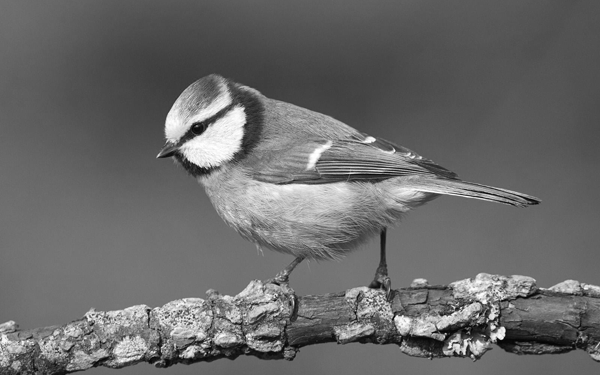
#> input picture TAI2/grayscale.png, 600 x 375 px
$ jupyter execute exo1.ipynb
#> lines starting #> are read from the running program, lines starting #| are printed output that depends on the picture; after the words box and inside, x2 and y2 are one past the last pixel; in counts of white or black regions, pixels touching at a corner belong together
[cell 1]
# !pip install opencv-python

[cell 2]
import cv2
import numpy as np
import matplotlib.pyplot as plt

[cell 3]
# color = 0
# image = cv2.imread("grayscale.png", 0)
# Charger l'image en niveaux de gris
image = cv2.imread("grayscale.png", 0)
#> image is the input picture: shape (375, 600); min 2, max 255, mean 105.3

[cell 4]
plt.imshow(image,cmap="gray")
plt.show()

def histogram(image):
    L=256
    hist= np.zeros(L)
    H = image.shape[0]
#> H = 375
    W = image.shape[1]
#> W = 600
    for i in range(H):
        for j in range(W):
            hist[image[i,j]] += 1
    return hist

[cell 5]
#desiner l'histogramme
L=256
bins=[i for i in range(L)]
plt.figure(figsize=(20,10))
plt.subplot(2,2,1)
plt.title("histogram")
plt.bar(bins,histogram(image))
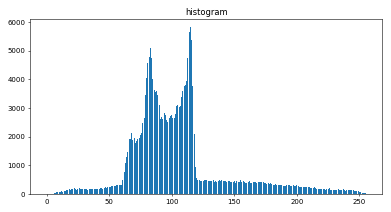
#> figure drawn by matplotlib, 1 panel; tallest bar 5819 high, from x = 114.6 to 115.4

[cell 6]
def mod_image(image,th):
#> called with th = 123
    for y in range(image.shape[0]):
        for x in range(image.shape[1]):
            if image[y, x] > th:
                image[y, x] = 255
            else:
                image[y, x] = 0
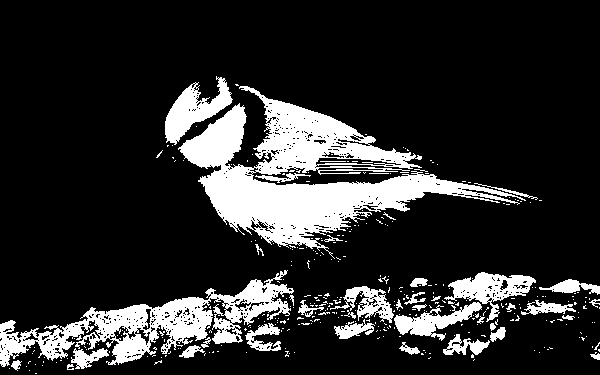
#> image: shape (375, 600); 17.4% white; 348 white regions (308 under 20 px), largest, box (x1, y1, x2, y2) and area: (178, 86, 526, 259) 19314, (0, 270, 294, 367) 8640, (165, 76, 233, 145) 1948
    return image
